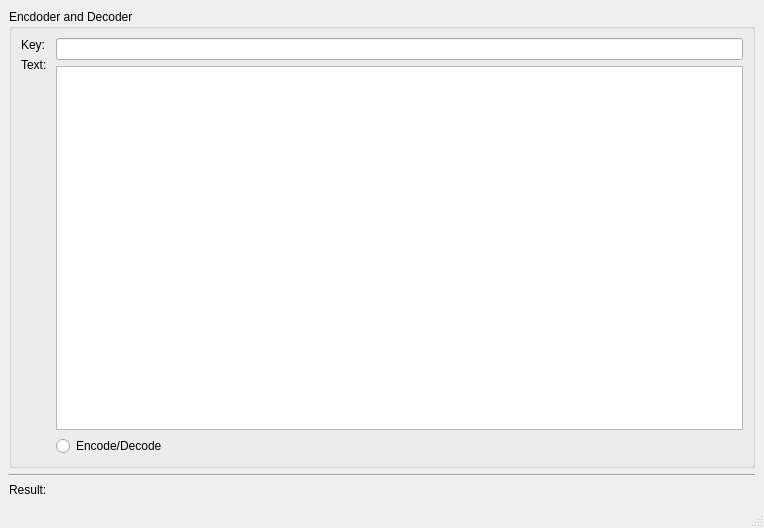
<?xml version="1.0" encoding="UTF-8"?>
<ui version="4.0">
 <class>Encoder</class>
 <widget class="QMainWindow" name="Encoder">
  <property name="geometry">
   <rect>
    <x>0</x>
    <y>0</y>
    <width>764</width>
    <height>528</height>
   </rect>
  </property>
  <property name="windowTitle">
   <string>Encoder</string>
  </property>
  <widget class="QWidget" name="centralwidget">
   <layout class="QVBoxLayout" name="verticalLayout_3">
    <item>
     <widget class="QGroupBox" name="groupBox">
      <property name="title">
       <string>Encdoder and Decoder</string>
      </property>
      <layout class="QHBoxLayout" name="horizontalLayout">
       <item>
        <layout class="QVBoxLayout" name="verticalLayout">
         <item>
          <widget class="QLabel" name="label">
           <property name="text">
            <string>Key:</string>
           </property>
          </widget>
         </item>
         <item>
          <widget class="QLabel" name="label_2">
           <property name="text">
            <string>Text: </string>
           </property>
          </widget>
         </item>
         <item>
          <spacer name="verticalSpacer">
           <property name="orientation">
            <enum>Qt::Vertical</enum>
           </property>
           <property name="sizeHint" stdset="0">
            <size>
             <width>20</width>
             <height>40</height>
            </size>
           </property>
          </spacer>
         </item>
        </layout>
       </item>
       <item>
        <layout class="QVBoxLayout" name="verticalLayout_2">
         <item>
          <widget class="QLineEdit" name="e_key"/>
         </item>
         <item>
          <widget class="QTextEdit" name="t_text"/>
         </item>
         <item>
          <widget class="QRadioButton" name="b_encode">
           <property name="text">
            <string>Encode/Decode</string>
           </property>
          </widget>
         </item>
        </layout>
       </item>
      </layout>
     </widget>
    </item>
    <item>
     <widget class="Line" name="line">
      <property name="orientation">
       <enum>Qt::Horizontal</enum>
      </property>
     </widget>
    </item>
    <item>
     <widget class="QLabel" name="l_result">
      <property name="text">
       <string>Result: </string>
      </property>
     </widget>
    </item>
   </layout>
  </widget>
  <widget class="QMenuBar" name="menubar">
   <property name="geometry">
    <rect>
     <x>0</x>
     <y>0</y>
     <width>764</width>
     <height>21</height>
    </rect>
   </property>
  </widget>
  <widget class="QStatusBar" name="statusbar"/>
 </widget>
 <resources/>
 <connections/>
</ui>
